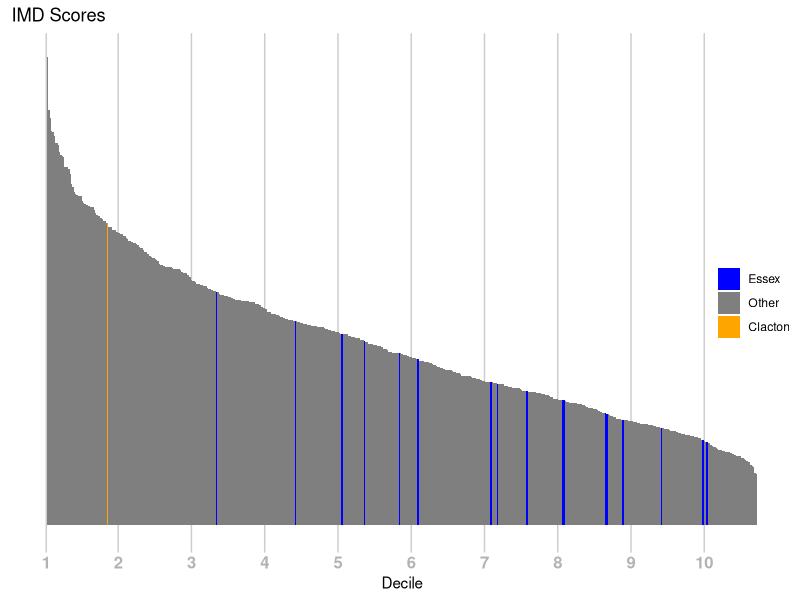
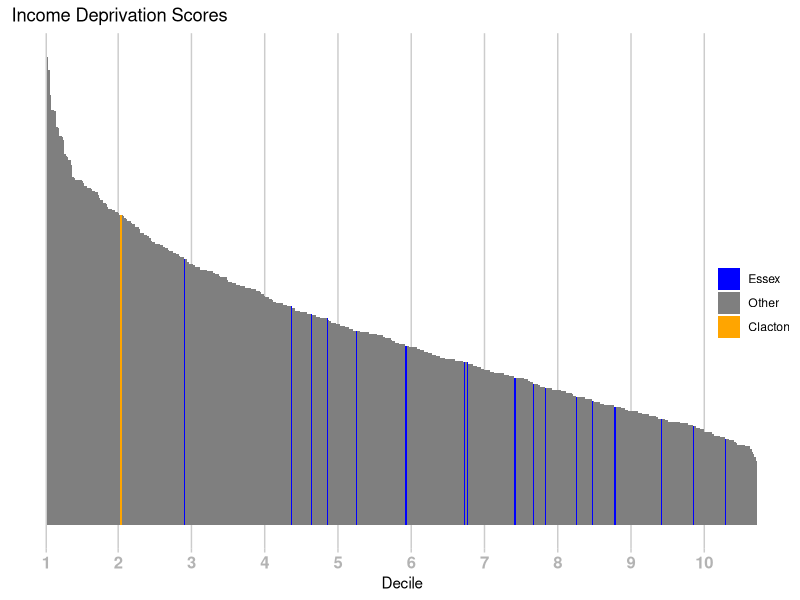
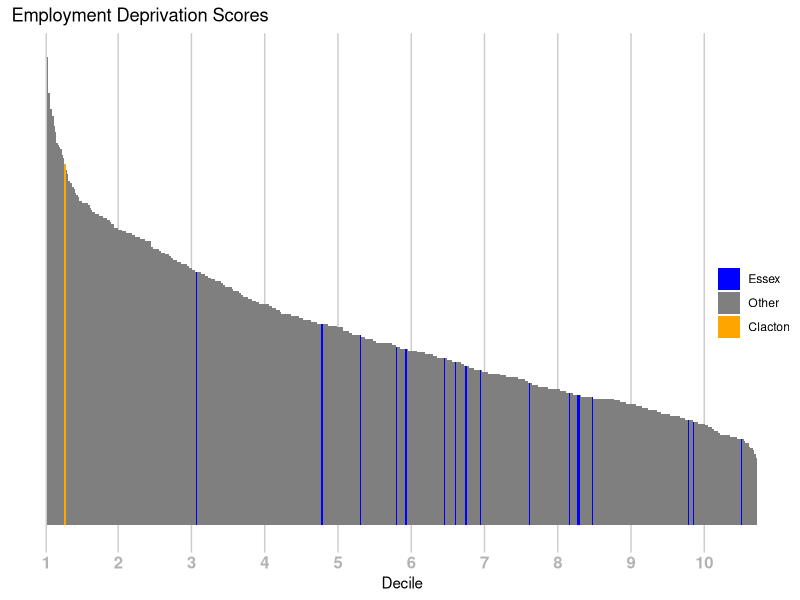
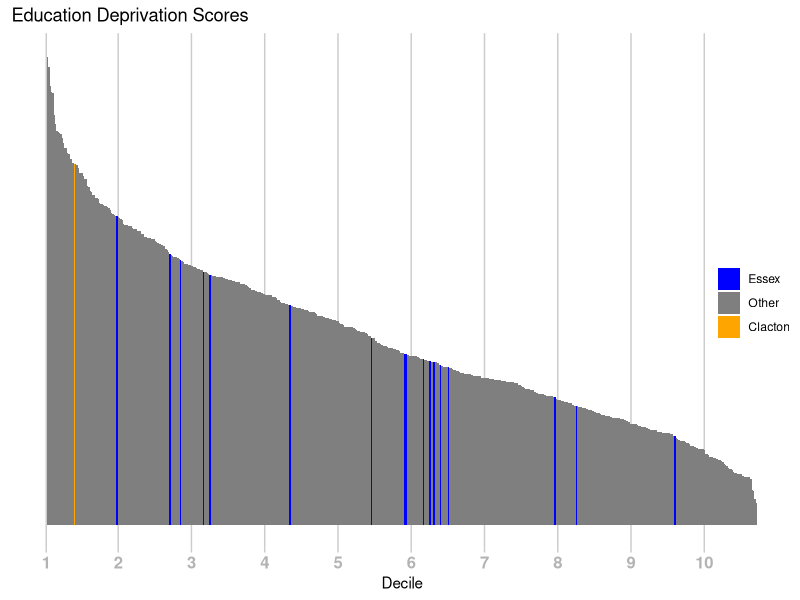
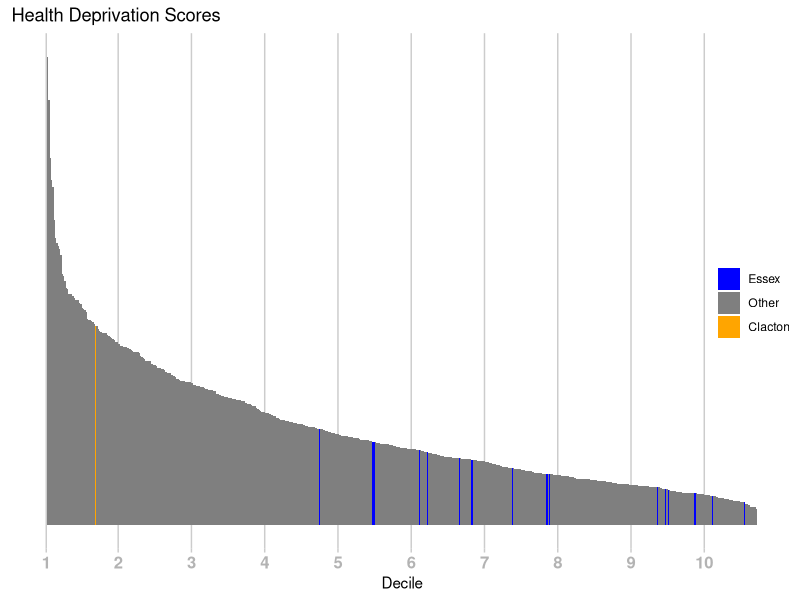
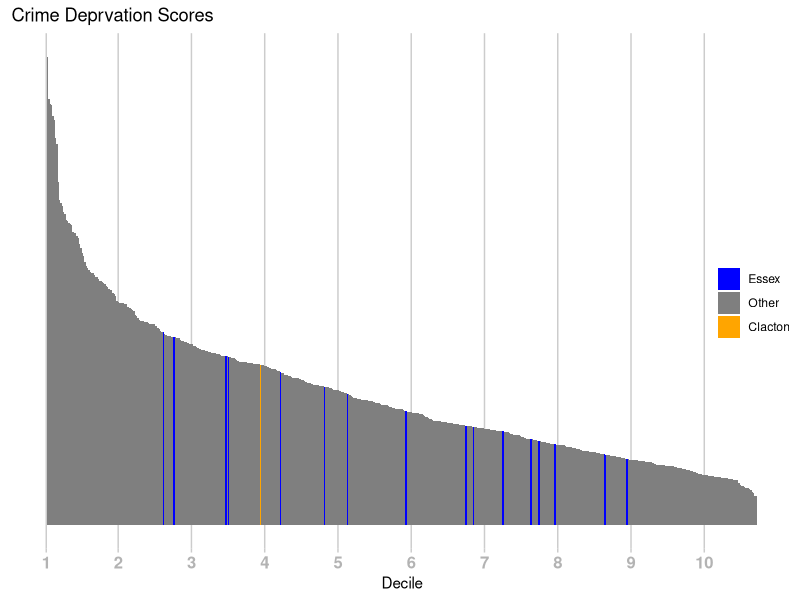
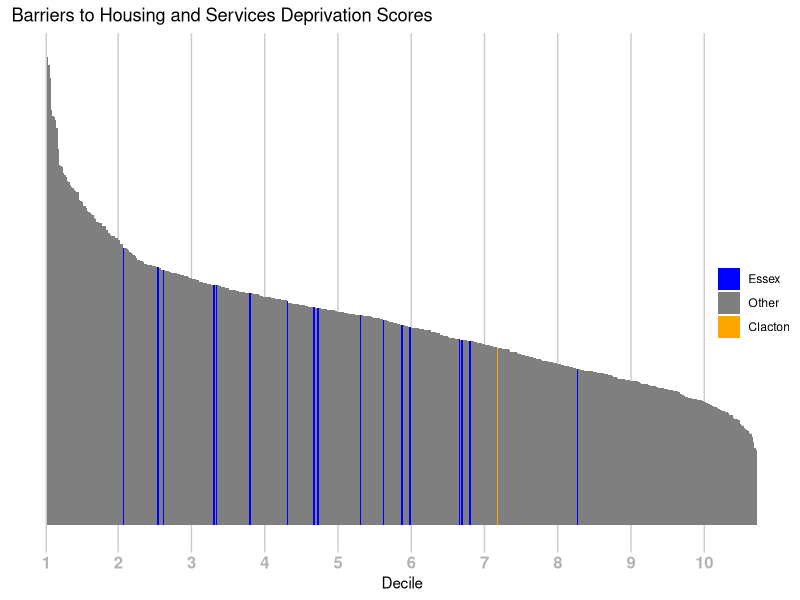
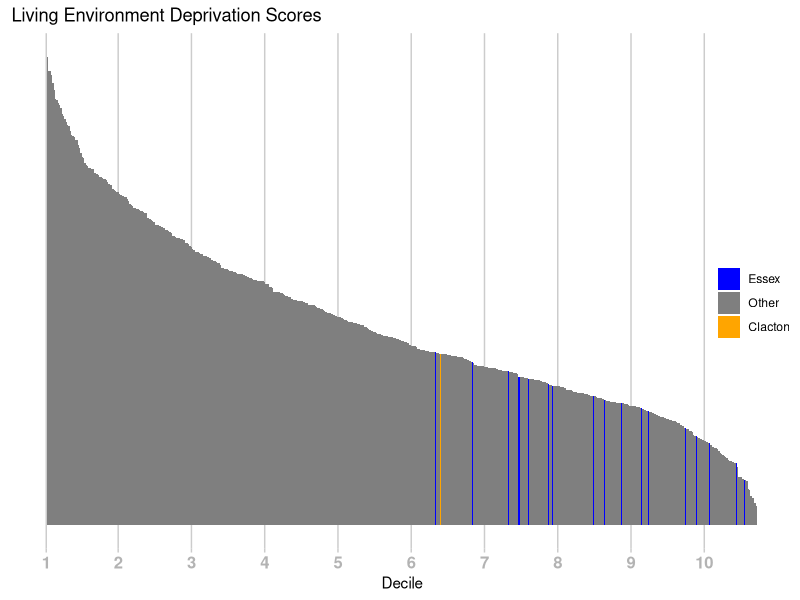

The R script that drew these images, in order:
library(tidyverse)

df = read_csv('./domains_19.csv')

essex = c('Basildon and Billericay', 'Braintree',
          'Brentwood and Ongar', 'Castle Point', 'Chelmsford',
          'Colchester', 'Epping Forest', 'Harlow', 'Harwich and North Essex', 
          'Maldon', 'Rayleigh and Wickford', 'Rochford and Southend East',
          'Saffron Walden', 'South Basildon and East Thurrock',
          'Southend West', 'Thurrock', 'Witham')

domains = c('imd', 'income', 'employment', 'education', 'health', 'crime',
            'barriers', 'environment', 'idaci', 'idaopi')

titles = c('IMD Scores', 'Income Deprivation Scores', 
           'Employment Deprivation Scores', 'Education Deprivation Scores',
           'Health Deprivation Scores', 'Crime Deprvation Scores',
           'Barriers to Housing and Services Deprivation Scores', 
           'Living Environment Deprivation Scores',
           'Income Deprivation Affecting Children Index',
           'Income Deprivation Affecting Older People Index')

scores = df %>%
  select(constituency, ends_with('score')) %>%
  pivot_longer(-constituency, names_to = 'domain', values_to = 'score') %>%
  mutate(domain = str_replace(domain, '_score', ''))

ranks = df %>%
  select(constituency, ends_with('rank')) %>%
  pivot_longer(-constituency, names_to = 'domain', values_to = 'rank') %>%
  mutate(domain = str_replace(domain, '_rank', ''))

# Merge and fix crime & health scores - looks like they weren't transformed?
df_long = scores %>%
  left_join(ranks) %>%
  group_by(domain) %>%
  arrange(rank) %>%
  ungroup() %>%
  mutate(score = ifelse(domain %in% c('crime', 'health'), exp(score), score),
         fill = ifelse(constituency == 'Clacton', 'orange',
                       ifelse(constituency %in% essex, 'blue', 'grey50')))

for (i in 1:length(domains)){
  plot_domain = domains[[i]]
  plot_title = titles[[i]]
  
  p = df_long %>%
    filter(domain == plot_domain) %>%
    ggplot(aes(x = rank, y = score)) +
    geom_bar(aes(fill = fill), width = 1, stat = 'identity') +
    scale_fill_identity(guide = 'legend', 
                        labels = c('Essex', 'Other', 'Clacton')) +
    scale_x_continuous(breaks = c(0, seq(54, 533, by = 55)),
                       labels = 1:10) +
    ggtitle(plot_title) + 
    labs(x = 'Decile', fill = '') +
    theme(axis.text.y = element_blank(),
          axis.title.y = element_blank(),
          axis.ticks.y = element_blank(),
          axis.ticks.x = element_line(colour = 'grey80'),
          axis.text.x = element_text(size = 12, face = 'bold', 
                                     colour = 'grey70'),
          panel.grid.major.y  = element_blank(),
          panel.grid.major.x = element_line(colour = 'grey80'),
          panel.background = element_rect(fill = 'transparent'),
          plot.background = element_rect(fill = 'transparent'),
          legend.position = c(0.95, 0.5))
  
  ggsave(filename = paste0('./img/clacton_', plot_domain, '.png'),
         plot = p,
         height = 6, width = 9, units = 'in')
}